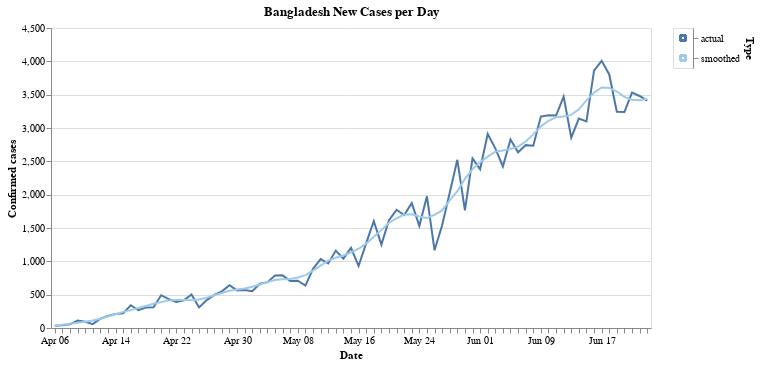

Write notebook code for a chart like this one.
### Code cell
#hide_input
def prepare_cases(cases, cutoff=25):
    new_cases = cases.diff()

    smoothed = new_cases.rolling(7,
        win_type='gaussian',
        min_periods=1,
        center=True).mean(std=2).round()
    
    idx_start = np.searchsorted(smoothed, cutoff)
    
    smoothed = smoothed.iloc[idx_start:]
    original = new_cases.loc[smoothed.index]
    
    return original, smoothed

country_name = 'Bangladesh'
bts = ts.xs(country_name).rename(f"{country_name} cases")

original, smoothed = prepare_cases(bts)

# Visualize
df_actual = pd.DataFrame({'Date': original.index.values, 'confirmed_cases': original, 'Type': 'actual'})
df_smoothed = pd.DataFrame({'Date': smoothed.index.values, 'confirmed_cases': smoothed, 'Type': 'smoothed'})
df = pd.concat([df_actual, df_smoothed])
df.head()

color_var=alt.Color('Type:N', scale=alt.Scale(scheme='tableau20'), legend=None)
chart = alt.Chart(df).mark_line().encode(
    x=alt.X('monthdate(Date):O', axis=alt.Axis(title='Date')),
    y=alt.Y('confirmed_cases', axis=alt.Axis(title='Confirmed cases')),
    color=color_var,
    tooltip=['monthdate(Date):O', 'confirmed_cases'],
    
).properties(
    title=f"{country_name} New Cases per Day"
)

legend = alt.Chart(df).mark_point().encode(
    y=alt.Y('Type', axis=alt.Axis(orient='right')),
    color=color_var
)
chart.properties(width=600, height=300)|legend

### Figure 1 — Vega-Lite specification as saved in the notebook (floating-point values rounded to 4 significant figures; data arrays with more than 128 entries replaced by an {"elided": "..."} marker saying what was removed)
{"config": {"view": {"continuousWidth": 400, "continuousHeight": 300}}, "hconcat": [{"mark": "line", "encoding": {"color": {"type": "nominal", "field": "Type", "legend": null, "scale": {"scheme": "tableau20"}}, "tooltip": [{"type": "ordinal", "field": "Date", "timeUnit": "monthdate"}, {"type": "quantitative", "field": "confirmed_cases"}], "x": {"type": "ordinal", "axis": {"title": "Date"}, "field": "Date", "timeUnit": "monthdate"}, "y": {"type": "quantitative", "axis": {"title": "Confirmed cases"}, "field": "confirmed_cases"}}, "height": 300, "title": "Bangladesh New Cases per Day", "width": 600}, {"mark": "point", "encoding": {"color": {"type": "nominal", "field": "Type", "legend": null, "scale": {"scheme": "tableau20"}}, "y": {"type": "nominal", "axis": {"orient": "right"}, "field": "Type"}}}], "data": {"name": "data-19b49e1ec6d08da0e0adb020142e081a"}, "$schema": "https://vega.github.io/schema/vega-lite/v4.8.1.json", "datasets": {"data-19b49e1ec6d08da0e0adb020142e081a": {"elided": "158 records"}}}
